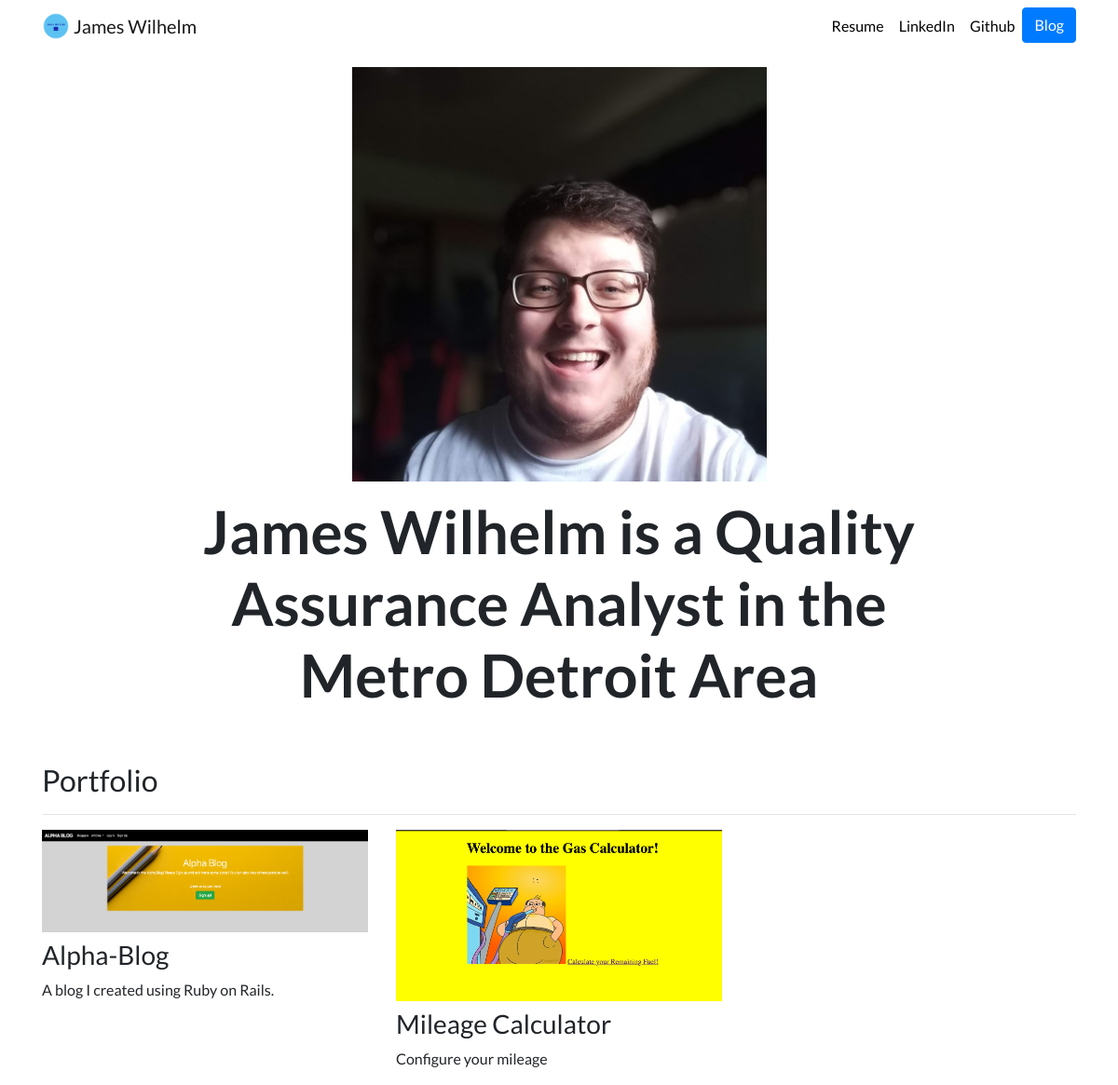
The page / on the database its author committed.
### portfolio/models.py (models this page shows, shortened)
class Project(models.Model):
    title = models.CharField(max_length=100)
    description = models.CharField(max_length=250)
    image = models.ImageField(upload_to='portfolio/images/')
    url = models.URLField(blank=True)

### portfolio/views.py (the view)
# urls.py: 2. Add a URL to urlpatterns:  path('', views.home, name='home')
def home(request):
    projects = Project.objects.all()
    return render(request, 'portfolio/home.html',{'projects':projects})

### portfolio/templates/portfolio/home.html
{% extends "portfolio/base.html" %}
{% load static %}
{% block content %}
<div class="row justify-content-center my-3">
  <div class="col-5">
    <img src="{% static 'portfolio/profile_pic.jpg' %}" class="img-fluid">
  </div>
</div>
<div class="row justify-content-center mb-3">
  <div class="col-md-9 text-center">
    <h1 id="hometext" class="font-weight-bold">James Wilhelm is a Quality Assurance Analyst in the Metro Detroit Area</h1>
  </div>
</div>
<h2 class="mt-5">Portfolio</h2>
<hr>
<div class="row">
  {% for project in projects %}
  <div class="col-lg-4 col-md-6">
    {% if project.url %}
    <a href="{{ project.url }}">
      <img src="{{ project.image.url }}" class="img-fluid mb-2">
    </a>
    {% else %}
    <img src="{{ project.image.url }}" class="img-fluid mb-2">
    {% endif %}
    <h3>{{ project.title }}</h3>
    <p>{{ project.description }}</p>
  </div>
  {% endfor %}
</div>
{% endblock %}

### portfolio/templates/portfolio/base.html (shortened to what this page needs)
{% load static %}
<!doctype html>
<html lang="en">
<head>
  <link rel="stylesheet" href="https://stackpath.bootstrapcdn.com/bootstrap/4.4.1/css/bootstrap.min.css">
  <link rel="stylesheet" href="{% static "portfolio/custom.css" %}">
</head>
<body>
  <nav id="topNav" class="navbar navbar-expand-md navbar-light">
    <div class="container">
      <a class="navbar-brand" href="{% url 'home' %}">
        <img src="{% static "portfolio/logo.png" %}" width="30" height="30" class="d-inline-block align-top">
        <span>James Wilhelm</span>
      </a>
      <div class="collapse navbar-collapse text-center" id="navbarNav">
        <ul class="navbar-nav ml-auto">
          <li class="nav-item">
            <a class="nav-link" href="{% static "portfolio/resume.pdf" %}">Resume</a>
          </li>
          <li class="nav-item">
            <a class="nav-link" href="https://www.linkedin.com/in/james-wilhelm/" target="_blank">LinkedIn</a>
          </li>
          <li class="nav-item">
            <a class="nav-link" href="https://github.com/Jrw0594" target="_blank">Github</a>
          </li>
          <li>
            <a role="button" href="{% url 'blog:all_blogs' %}" class="btn btn-primary">Blog</a>
          </li>
        </ul>
      </div>
    </div>
  </nav>
  <div class="container">
    {% block content %}{% endblock %}
  </div>
</body>
</html>

### portfolio/static/portfolio/custom.css (style rules this page uses)
.navbar-nav .nav-link { color: rgba(0,0,0,1) !important; }
body { font-family: 'Lato', sans-serif; }
@media (min-width: 992px) { #hometext { font-size: 4rem; } }

### rows shown on the page
Project: image (picture), title "Alpha-Blog", description "A blog I created using Ruby on Rails."
Project: image (picture), title "Mileage Calculator", description "Configure your mileage"
